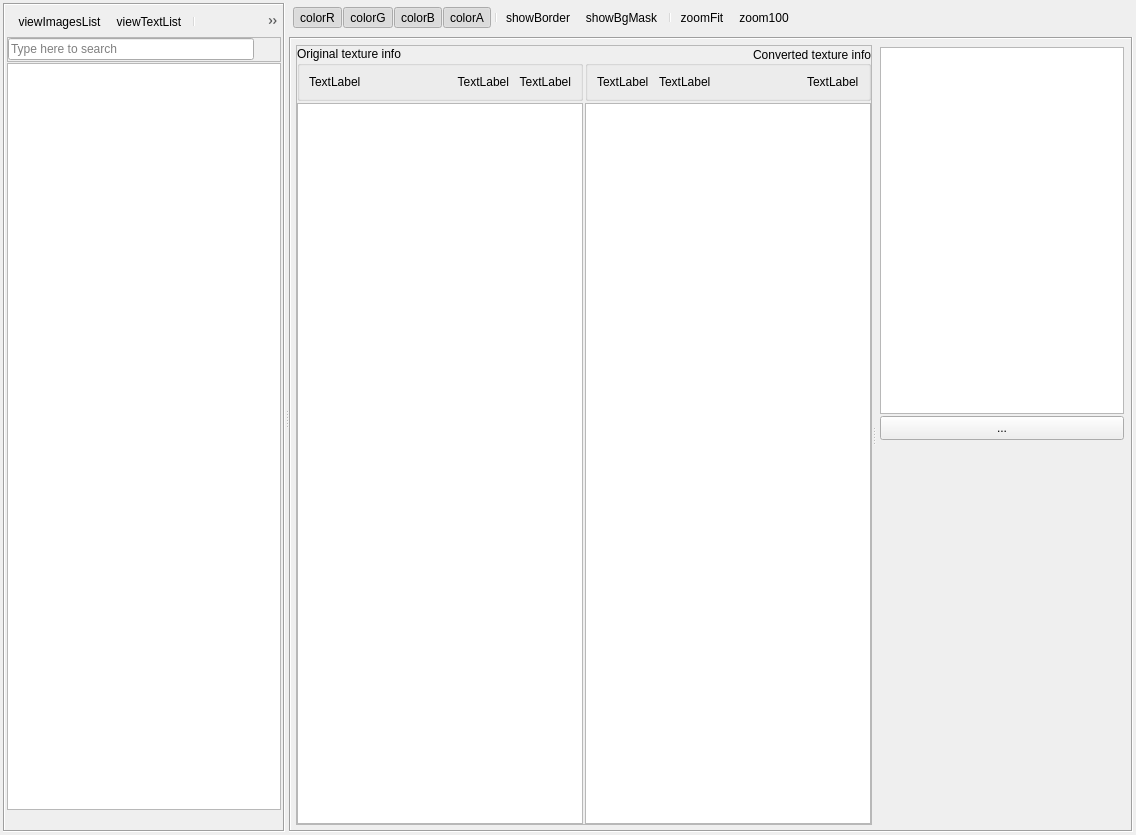
<?xml version="1.0" encoding="UTF-8"?>
<ui version="4.0">
 <class>TextureBrowser</class>
 <widget class="QDialog" name="TextureBrowser">
  <property name="geometry">
   <rect>
    <x>0</x>
    <y>0</y>
    <width>1136</width>
    <height>835</height>
   </rect>
  </property>
  <property name="sizePolicy">
   <sizepolicy hsizetype="Expanding" vsizetype="Expanding">
    <horstretch>0</horstretch>
    <verstretch>0</verstretch>
   </sizepolicy>
  </property>
  <property name="windowTitle">
   <string>Texture Converter</string>
  </property>
  <property name="windowIcon">
   <iconset resource="QtIcons.qrc">
    <normaloff>:/QtIcons/textureeditor.png</normaloff>:/QtIcons/textureeditor.png</iconset>
  </property>
  <property name="statusTip">
   <string/>
  </property>
  <property name="sizeGripEnabled">
   <bool>false</bool>
  </property>
  <property name="modal">
   <bool>false</bool>
  </property>
  <layout class="QVBoxLayout" name="mainLayout">
   <property name="spacing">
    <number>0</number>
   </property>
   <property name="margin">
    <number>3</number>
   </property>
   <item>
    <widget class="QSplitter" name="splitterMain">
     <property name="sizePolicy">
      <sizepolicy hsizetype="Expanding" vsizetype="Expanding">
       <horstretch>0</horstretch>
       <verstretch>0</verstretch>
      </sizepolicy>
     </property>
     <property name="orientation">
      <enum>Qt::Horizontal</enum>
     </property>
     <widget class="QFrame" name="frameList">
      <property name="sizePolicy">
       <sizepolicy hsizetype="Expanding" vsizetype="Preferred">
        <horstretch>0</horstretch>
        <verstretch>0</verstretch>
       </sizepolicy>
      </property>
      <property name="frameShape">
       <enum>QFrame::Box</enum>
      </property>
      <property name="frameShadow">
       <enum>QFrame::Sunken</enum>
      </property>
      <layout class="QVBoxLayout" name="verticalLayout">
       <property name="spacing">
        <number>1</number>
       </property>
       <property name="margin">
        <number>2</number>
       </property>
       <item>
        <widget class="QToolBar" name="textureListToolbar">
         <property name="iconSize">
          <size>
           <width>16</width>
           <height>16</height>
          </size>
         </property>
         <addaction name="actionViewImagesList"/>
         <addaction name="actionViewTextList"/>
         <addaction name="separator"/>
         <addaction name="actionFilterSelectedNode"/>
         <addaction name="actionConvertAll"/>
         <addaction name="actionConvertModified"/>
        </widget>
       </item>
       <item>
        <widget class="QFrame" name="frame_5">
         <property name="sizePolicy">
          <sizepolicy hsizetype="Preferred" vsizetype="Fixed">
           <horstretch>0</horstretch>
           <verstretch>0</verstretch>
          </sizepolicy>
         </property>
         <property name="frameShape">
          <enum>QFrame::StyledPanel</enum>
         </property>
         <property name="frameShadow">
          <enum>QFrame::Raised</enum>
         </property>
         <layout class="QHBoxLayout" name="horizontalLayout">
          <property name="spacing">
           <number>3</number>
          </property>
          <property name="margin">
           <number>0</number>
          </property>
          <item>
           <widget class="QLineEdit" name="textureFilterEdit">
            <property name="toolTip">
             <string>Type here to search</string>
            </property>
            <property name="statusTip">
             <string/>
            </property>
            <property name="placeholderText">
             <string>Type here to search</string>
            </property>
           </widget>
          </item>
          <item>
           <widget class="QToolButton" name="clearFilterButton">
            <property name="minimumSize">
             <size>
              <width>23</width>
              <height>23</height>
             </size>
            </property>
            <property name="maximumSize">
             <size>
              <width>23</width>
              <height>23</height>
             </size>
            </property>
            <property name="toolTip">
             <string>Clear search results</string>
            </property>
            <property name="statusTip">
             <string/>
            </property>
            <property name="text">
             <string/>
            </property>
            <property name="icon">
             <iconset resource="QtIcons.qrc">
              <normaloff>:/QtIconsTextureDialog/editclear.png</normaloff>:/QtIconsTextureDialog/editclear.png</iconset>
            </property>
            <property name="autoRaise">
             <bool>true</bool>
            </property>
           </widget>
          </item>
         </layout>
        </widget>
       </item>
       <item>
        <widget class="TextureList" name="listViewTextures">
         <property name="sizePolicy">
          <sizepolicy hsizetype="Expanding" vsizetype="Preferred">
           <horstretch>0</horstretch>
           <verstretch>0</verstretch>
          </sizepolicy>
         </property>
        </widget>
       </item>
       <item>
        <widget class="QToolBar" name="textureListSortToolbar">
         <property name="iconSize">
          <size>
           <width>16</width>
           <height>16</height>
          </size>
         </property>
        </widget>
       </item>
      </layout>
     </widget>
     <widget class="QFrame" name="frameMain">
      <layout class="QVBoxLayout" name="verticalLayout_5">
       <property name="spacing">
        <number>5</number>
       </property>
       <property name="margin">
        <number>0</number>
       </property>
       <item>
        <widget class="QToolBar" name="textureToolbar">
         <property name="minimumSize">
          <size>
           <width>0</width>
           <height>0</height>
          </size>
         </property>
         <property name="sizeIncrement">
          <size>
           <width>0</width>
           <height>0</height>
          </size>
         </property>
         <property name="baseSize">
          <size>
           <width>0</width>
           <height>0</height>
          </size>
         </property>
         <property name="orientation">
          <enum>Qt::Horizontal</enum>
         </property>
         <property name="iconSize">
          <size>
           <width>16</width>
           <height>16</height>
          </size>
         </property>
         <property name="toolButtonStyle">
          <enum>Qt::ToolButtonIconOnly</enum>
         </property>
         <property name="floatable">
          <bool>true</bool>
         </property>
         <addaction name="actionColorR"/>
         <addaction name="actionColorG"/>
         <addaction name="actionColorB"/>
         <addaction name="actionColorA"/>
         <addaction name="separator"/>
         <addaction name="actionShowBorder"/>
         <addaction name="actionShowBgMask"/>
         <addaction name="separator"/>
         <addaction name="actionZoomFit"/>
         <addaction name="actionZoom100"/>
        </widget>
       </item>
       <item>
        <widget class="QFrame" name="frameTextureAndProp">
         <property name="sizePolicy">
          <sizepolicy hsizetype="Preferred" vsizetype="Expanding">
           <horstretch>0</horstretch>
           <verstretch>0</verstretch>
          </sizepolicy>
         </property>
         <property name="frameShape">
          <enum>QFrame::Box</enum>
         </property>
         <property name="frameShadow">
          <enum>QFrame::Sunken</enum>
         </property>
         <layout class="QVBoxLayout" name="verticalLayout_6">
          <property name="spacing">
           <number>1</number>
          </property>
          <property name="margin">
           <number>5</number>
          </property>
          <item>
           <widget class="QTabBar" name="viewTabBar" native="true">
            <property name="sizePolicy">
             <sizepolicy hsizetype="Preferred" vsizetype="Preferred">
              <horstretch>0</horstretch>
              <verstretch>0</verstretch>
             </sizepolicy>
            </property>
           </widget>
          </item>
          <item>
           <widget class="QSplitter" name="splitter_2">
            <property name="sizePolicy">
             <sizepolicy hsizetype="Expanding" vsizetype="Expanding">
              <horstretch>0</horstretch>
              <verstretch>0</verstretch>
             </sizepolicy>
            </property>
            <property name="orientation">
             <enum>Qt::Horizontal</enum>
            </property>
            <widget class="QFrame" name="frameTextures">
             <property name="sizePolicy">
              <sizepolicy hsizetype="Expanding" vsizetype="Expanding">
               <horstretch>3</horstretch>
               <verstretch>0</verstretch>
              </sizepolicy>
             </property>
             <property name="frameShape">
              <enum>QFrame::StyledPanel</enum>
             </property>
             <property name="frameShadow">
              <enum>QFrame::Raised</enum>
             </property>
             <layout class="QGridLayout" name="gridLayout_3" columnstretch="1,1">
              <property name="margin">
               <number>0</number>
              </property>
              <property name="spacing">
               <number>2</number>
              </property>
              <item row="0" column="0">
               <widget class="QGroupBox" name="groupBox_4">
                <property name="title">
                 <string>Original texture info</string>
                </property>
                <property name="flat">
                 <bool>false</bool>
                </property>
                <layout class="QGridLayout" name="gridLayout_2">
                 <property name="horizontalSpacing">
                  <number>10</number>
                 </property>
                 <item row="0" column="1">
                  <widget class="QLabel" name="labelOriginalFormat">
                   <property name="text">
                    <string>TextLabel</string>
                   </property>
                   <property name="alignment">
                    <set>Qt::AlignLeading|Qt::AlignLeft|Qt::AlignTop</set>
                   </property>
                   <property name="wordWrap">
                    <bool>true</bool>
                   </property>
                   <property name="margin">
                    <number>3</number>
                   </property>
                  </widget>
                 </item>
                 <item row="0" column="3">
                  <widget class="QLabel" name="labelOriginalXY">
                   <property name="sizePolicy">
                    <sizepolicy hsizetype="Maximum" vsizetype="Preferred">
                     <horstretch>0</horstretch>
                     <verstretch>0</verstretch>
                    </sizepolicy>
                   </property>
                   <property name="frameShadow">
                    <enum>QFrame::Plain</enum>
                   </property>
                   <property name="text">
                    <string>TextLabel</string>
                   </property>
                   <property name="alignment">
                    <set>Qt::AlignRight|Qt::AlignTop|Qt::AlignTrailing</set>
                   </property>
                   <property name="margin">
                    <number>3</number>
                   </property>
                  </widget>
                 </item>
                 <item row="0" column="4">
                  <widget class="QLabel" name="labelOriginalRGBA">
                   <property name="sizePolicy">
                    <sizepolicy hsizetype="Maximum" vsizetype="Preferred">
                     <horstretch>0</horstretch>
                     <verstretch>0</verstretch>
                    </sizepolicy>
                   </property>
                   <property name="text">
                    <string>TextLabel</string>
                   </property>
                   <property name="alignment">
                    <set>Qt::AlignRight|Qt::AlignTop|Qt::AlignTrailing</set>
                   </property>
                   <property name="margin">
                    <number>3</number>
                   </property>
                  </widget>
                 </item>
                </layout>
               </widget>
              </item>
              <item row="1" column="1">
               <widget class="TextureScrollArea" name="textureAreaConverted">
                <property name="cursor" stdset="0">
                 <cursorShape>ArrowCursor</cursorShape>
                </property>
                <property name="mouseTracking">
                 <bool>true</bool>
                </property>
                <property name="frameShape">
                 <enum>QFrame::StyledPanel</enum>
                </property>
                <property name="frameShadow">
                 <enum>QFrame::Sunken</enum>
                </property>
                <property name="widgetResizable" stdset="0">
                 <bool>true</bool>
                </property>
               </widget>
              </item>
              <item row="0" column="1">
               <widget class="QGroupBox" name="groupBox_3">
                <property name="title">
                 <string>Converted texture info</string>
                </property>
                <property name="alignment">
                 <set>Qt::AlignRight|Qt::AlignTrailing|Qt::AlignVCenter</set>
                </property>
                <layout class="QGridLayout" name="gridLayout">
                 <property name="horizontalSpacing">
                  <number>10</number>
                 </property>
                 <item row="0" column="2">
                  <widget class="QLabel" name="labelConvertedFormat">
                   <property name="sizePolicy">
                    <sizepolicy hsizetype="Maximum" vsizetype="Preferred">
                     <horstretch>0</horstretch>
                     <verstretch>0</verstretch>
                    </sizepolicy>
                   </property>
                   <property name="text">
                    <string>TextLabel</string>
                   </property>
                   <property name="alignment">
                    <set>Qt::AlignLeading|Qt::AlignLeft|Qt::AlignTop</set>
                   </property>
                   <property name="wordWrap">
                    <bool>true</bool>
                   </property>
                   <property name="margin">
                    <number>3</number>
                   </property>
                  </widget>
                 </item>
                 <item row="0" column="1">
                  <widget class="QLabel" name="labelConvertedXY">
                   <property name="sizePolicy">
                    <sizepolicy hsizetype="Preferred" vsizetype="Preferred">
                     <horstretch>0</horstretch>
                     <verstretch>0</verstretch>
                    </sizepolicy>
                   </property>
                   <property name="text">
                    <string>TextLabel</string>
                   </property>
                   <property name="alignment">
                    <set>Qt::AlignLeading|Qt::AlignLeft|Qt::AlignTop</set>
                   </property>
                   <property name="margin">
                    <number>3</number>
                   </property>
                  </widget>
                 </item>
                 <item row="0" column="0">
                  <widget class="QLabel" name="labelConvertedRGBA">
                   <property name="sizePolicy">
                    <sizepolicy hsizetype="Maximum" vsizetype="Preferred">
                     <horstretch>0</horstretch>
                     <verstretch>0</verstretch>
                    </sizepolicy>
                   </property>
                   <property name="text">
                    <string>TextLabel</string>
                   </property>
                   <property name="alignment">
                    <set>Qt::AlignLeading|Qt::AlignLeft|Qt::AlignTop</set>
                   </property>
                   <property name="margin">
                    <number>3</number>
                   </property>
                  </widget>
                 </item>
                </layout>
               </widget>
              </item>
              <item row="1" column="0">
               <widget class="TextureScrollArea" name="textureAreaOriginal">
                <property name="cursor" stdset="0">
                 <cursorShape>ArrowCursor</cursorShape>
                </property>
                <property name="mouseTracking">
                 <bool>true</bool>
                </property>
                <property name="widgetResizable" stdset="0">
                 <bool>true</bool>
                </property>
               </widget>
              </item>
             </layout>
            </widget>
            <widget class="QFrame" name="frameProperties">
             <property name="sizePolicy">
              <sizepolicy hsizetype="Preferred" vsizetype="Preferred">
               <horstretch>1</horstretch>
               <verstretch>0</verstretch>
              </sizepolicy>
             </property>
             <property name="minimumSize">
              <size>
               <width>250</width>
               <height>0</height>
              </size>
             </property>
             <layout class="QVBoxLayout" name="verticalLayout_2">
              <property name="spacing">
               <number>2</number>
              </property>
              <property name="leftMargin">
               <number>4</number>
              </property>
              <property name="topMargin">
               <number>2</number>
              </property>
              <property name="rightMargin">
               <number>2</number>
              </property>
              <property name="bottomMargin">
               <number>2</number>
              </property>
              <item>
               <widget class="TextureProperties" name="textureProperties">
                <property name="sizePolicy">
                 <sizepolicy hsizetype="Expanding" vsizetype="Expanding">
                  <horstretch>0</horstretch>
                  <verstretch>0</verstretch>
                 </sizepolicy>
                </property>
                <property name="alternatingRowColors">
                 <bool>true</bool>
                </property>
                <property name="indentation">
                 <number>16</number>
                </property>
                <property name="rootIsDecorated">
                 <bool>false</bool>
                </property>
                <property name="itemsExpandable">
                 <bool>false</bool>
                </property>
               </widget>
              </item>
              <item>
               <widget class="QToolButton" name="convertToolButton">
                <property name="sizePolicy">
                 <sizepolicy hsizetype="Preferred" vsizetype="Preferred">
                  <horstretch>0</horstretch>
                  <verstretch>0</verstretch>
                 </sizepolicy>
                </property>
                <property name="minimumSize">
                 <size>
                  <width>0</width>
                  <height>24</height>
                 </size>
                </property>
                <property name="text">
                 <string>...</string>
                </property>
                <property name="toolButtonStyle">
                 <enum>Qt::ToolButtonTextBesideIcon</enum>
                </property>
               </widget>
              </item>
              <item>
               <widget class="QLabel" name="warningLabel">
                <property name="sizePolicy">
                 <sizepolicy hsizetype="Preferred" vsizetype="Maximum">
                  <horstretch>0</horstretch>
                  <verstretch>0</verstretch>
                 </sizepolicy>
                </property>
                <property name="font">
                 <font>
                  <pointsize>10</pointsize>
                 </font>
                </property>
                <property name="text">
                 <string/>
                </property>
                <property name="alignment">
                 <set>Qt::AlignCenter</set>
                </property>
                <property name="wordWrap">
                 <bool>true</bool>
                </property>
                <property name="margin">
                 <number>3</number>
                </property>
               </widget>
              </item>
              <item>
               <spacer name="verticalSpacer">
                <property name="orientation">
                 <enum>Qt::Vertical</enum>
                </property>
                <property name="sizeHint" stdset="0">
                 <size>
                  <width>20</width>
                  <height>40</height>
                 </size>
                </property>
               </spacer>
              </item>
             </layout>
            </widget>
           </widget>
          </item>
         </layout>
        </widget>
       </item>
      </layout>
     </widget>
    </widget>
   </item>
  </layout>
  <action name="actionColorR">
   <property name="checkable">
    <bool>true</bool>
   </property>
   <property name="checked">
    <bool>true</bool>
   </property>
   <property name="icon">
    <iconset resource="QtIcons.qrc">
     <normaloff>:/QtIconsTextureDialog/red.png</normaloff>:/QtIconsTextureDialog/red.png</iconset>
   </property>
   <property name="text">
    <string>colorR</string>
   </property>
   <property name="toolTip">
    <string>Show RED color channel</string>
   </property>
  </action>
  <action name="actionColorG">
   <property name="checkable">
    <bool>true</bool>
   </property>
   <property name="checked">
    <bool>true</bool>
   </property>
   <property name="icon">
    <iconset resource="QtIcons.qrc">
     <normaloff>:/QtIconsTextureDialog/green.png</normaloff>:/QtIconsTextureDialog/green.png</iconset>
   </property>
   <property name="text">
    <string>colorG</string>
   </property>
   <property name="toolTip">
    <string>Show GREEN color channel</string>
   </property>
  </action>
  <action name="actionColorB">
   <property name="checkable">
    <bool>true</bool>
   </property>
   <property name="checked">
    <bool>true</bool>
   </property>
   <property name="icon">
    <iconset resource="QtIcons.qrc">
     <normaloff>:/QtIconsTextureDialog/blue.png</normaloff>:/QtIconsTextureDialog/blue.png</iconset>
   </property>
   <property name="text">
    <string>colorB</string>
   </property>
   <property name="toolTip">
    <string>Show BLUE color channel</string>
   </property>
  </action>
  <action name="actionColorA">
   <property name="checkable">
    <bool>true</bool>
   </property>
   <property name="checked">
    <bool>true</bool>
   </property>
   <property name="icon">
    <iconset resource="QtIcons.qrc">
     <normaloff>:/QtIconsTextureDialog/alpha.png</normaloff>:/QtIconsTextureDialog/alpha.png</iconset>
   </property>
   <property name="text">
    <string>colorA</string>
   </property>
   <property name="toolTip">
    <string>Show ALPHA channel</string>
   </property>
  </action>
  <action name="actionViewImagesList">
   <property name="checkable">
    <bool>true</bool>
   </property>
   <property name="icon">
    <iconset resource="QtIcons.qrc">
     <normaloff>:/QtIconsTextureDialog/view_pictures.png</normaloff>:/QtIconsTextureDialog/view_pictures.png</iconset>
   </property>
   <property name="text">
    <string>viewImagesList</string>
   </property>
   <property name="toolTip">
    <string>View textrures priview</string>
   </property>
  </action>
  <action name="actionViewTextList">
   <property name="checkable">
    <bool>true</bool>
   </property>
   <property name="icon">
    <iconset resource="QtIcons.qrc">
     <normaloff>:/QtIconsTextureDialog/view_list.png</normaloff>:/QtIconsTextureDialog/view_list.png</iconset>
   </property>
   <property name="text">
    <string>viewTextList</string>
   </property>
   <property name="toolTip">
    <string>View simple textutes list</string>
   </property>
  </action>
  <action name="actionShowBorder">
   <property name="checkable">
    <bool>true</bool>
   </property>
   <property name="icon">
    <iconset resource="QtIcons.qrc">
     <normaloff>:/QtIconsTextureDialog/border.png</normaloff>:/QtIconsTextureDialog/border.png</iconset>
   </property>
   <property name="text">
    <string>showBorder</string>
   </property>
   <property name="toolTip">
    <string>Show texture border</string>
   </property>
  </action>
  <action name="actionShowBgMask">
   <property name="checkable">
    <bool>true</bool>
   </property>
   <property name="icon">
    <iconset resource="QtIcons.qrc">
     <normaloff>:/QtIconsTextureDialog/opacity.png</normaloff>:/QtIconsTextureDialog/opacity.png</iconset>
   </property>
   <property name="text">
    <string>showBgMask</string>
   </property>
   <property name="toolTip">
    <string>Show tiled background</string>
   </property>
  </action>
  <action name="actionZoom100">
   <property name="icon">
    <iconset resource="QtIcons.qrc">
     <normaloff>:/QtIconsTextureDialog/zoom_100.png</normaloff>:/QtIconsTextureDialog/zoom_100.png</iconset>
   </property>
   <property name="text">
    <string>zoom100</string>
   </property>
   <property name="toolTip">
    <string>Zoom to 100%</string>
   </property>
  </action>
  <action name="actionZoomFit">
   <property name="icon">
    <iconset resource="QtIcons.qrc">
     <normaloff>:/QtIconsTextureDialog/zoom_fit.png</normaloff>:/QtIconsTextureDialog/zoom_fit.png</iconset>
   </property>
   <property name="text">
    <string>zoomFit</string>
   </property>
   <property name="toolTip">
    <string>Zoom to fit</string>
   </property>
  </action>
  <action name="actionFilterSelectedNode">
   <property name="checkable">
    <bool>true</bool>
   </property>
   <property name="icon">
    <iconset resource="QtIcons.qrc">
     <normaloff>:/QtIconsTextureDialog/filter.png</normaloff>:/QtIconsTextureDialog/filter.png</iconset>
   </property>
   <property name="text">
    <string>filterSelectedNode</string>
   </property>
   <property name="toolTip">
    <string>filterSelectedNode</string>
   </property>
  </action>
  <action name="actionConvert">
   <property name="icon">
    <iconset resource="QtIcons.qrc">
     <normaloff>:/QtIconsTextureDialog/convert.png</normaloff>:/QtIconsTextureDialog/convert.png</iconset>
   </property>
   <property name="text">
    <string>Convert</string>
   </property>
   <property name="toolTip">
    <string>Force to convert current texture</string>
   </property>
  </action>
  <action name="actionConvertAll">
   <property name="icon">
    <iconset resource="QtIcons.qrc">
     <normaloff>:/QtIconsTextureDialog/convertall.png</normaloff>:/QtIconsTextureDialog/convertall.png</iconset>
   </property>
   <property name="text">
    <string>Convert all</string>
   </property>
   <property name="toolTip">
    <string>Force convert all textures</string>
   </property>
  </action>
  <action name="actionConvertModified">
   <property name="icon">
    <iconset resource="QtIcons.qrc">
     <normaloff>:/QtIconsTextureDialog/convertModified.png</normaloff>:/QtIconsTextureDialog/convertModified.png</iconset>
   </property>
   <property name="text">
    <string>Convert modified</string>
   </property>
   <property name="toolTip">
    <string>Convert modified textures</string>
   </property>
  </action>
 </widget>
 <customwidgets>
  <customwidget>
   <class>TextureScrollArea</class>
   <extends>QGraphicsView</extends>
   <header>texturescrollarea.h</header>
   <container>1</container>
  </customwidget>
  <customwidget>
   <class>TextureList</class>
   <extends>QListView</extends>
   <header>texturelist.h</header>
  </customwidget>
  <customwidget>
   <class>QTabBar</class>
   <extends>QWidget</extends>
   <header>qtabbar.h</header>
   <container>1</container>
  </customwidget>
  <customwidget>
   <class>TextureProperties</class>
   <extends>QTreeView</extends>
   <header>textureproperties.h</header>
  </customwidget>
 </customwidgets>
 <tabstops>
  <tabstop>textureAreaOriginal</tabstop>
  <tabstop>textureAreaConverted</tabstop>
  <tabstop>textureFilterEdit</tabstop>
  <tabstop>clearFilterButton</tabstop>
 </tabstops>
 <resources>
  <include location="QtIcons.qrc"/>
 </resources>
 <connections/>
</ui>
